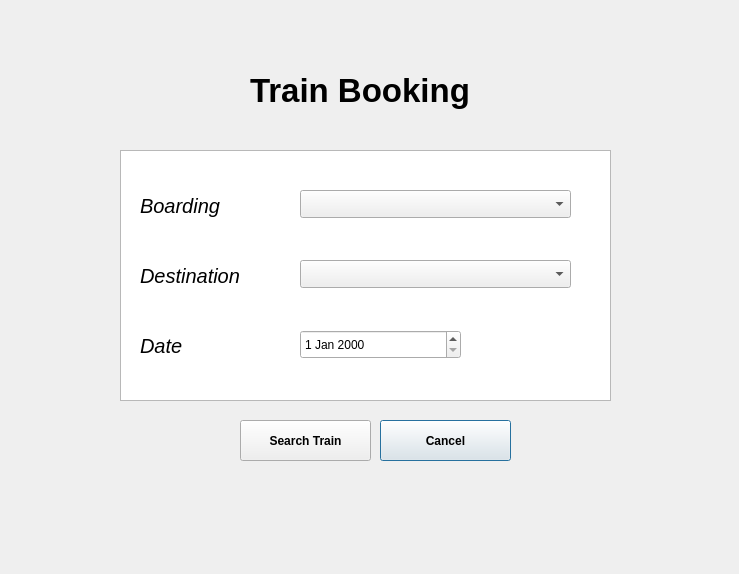
<?xml version="1.0" encoding="UTF-8"?>
<ui version="4.0">
 <class>trainBooking</class>
 <widget class="QDialog" name="trainBooking">
  <property name="geometry">
   <rect>
    <x>0</x>
    <y>0</y>
    <width>739</width>
    <height>574</height>
   </rect>
  </property>
  <property name="windowTitle">
   <string>Dialog</string>
  </property>
  <widget class="QLabel" name="label">
   <property name="geometry">
    <rect>
     <x>250</x>
     <y>60</y>
     <width>291</width>
     <height>61</height>
    </rect>
   </property>
   <property name="font">
    <font>
     <pointsize>25</pointsize>
     <bold>true</bold>
    </font>
   </property>
   <property name="text">
    <string>Train Booking</string>
   </property>
  </widget>
  <widget class="QLabel" name="label_2">
   <property name="geometry">
    <rect>
     <x>140</x>
     <y>190</y>
     <width>111</width>
     <height>31</height>
    </rect>
   </property>
   <property name="font">
    <font>
     <pointsize>15</pointsize>
     <italic>true</italic>
    </font>
   </property>
   <property name="text">
    <string>Boarding</string>
   </property>
  </widget>
  <widget class="QLabel" name="label_3">
   <property name="geometry">
    <rect>
     <x>140</x>
     <y>260</y>
     <width>141</width>
     <height>31</height>
    </rect>
   </property>
   <property name="font">
    <font>
     <pointsize>15</pointsize>
     <italic>true</italic>
    </font>
   </property>
   <property name="text">
    <string>Destination</string>
   </property>
  </widget>
  <widget class="QComboBox" name="comboBox_1">
   <property name="geometry">
    <rect>
     <x>300</x>
     <y>190</y>
     <width>271</width>
     <height>28</height>
    </rect>
   </property>
   <property name="font">
    <font>
     <pointsize>10</pointsize>
     <bold>true</bold>
    </font>
   </property>
   <property name="styleSheet">
    <string notr="true">rgb</string>
   </property>
  </widget>
  <widget class="QComboBox" name="comboBox_2">
   <property name="geometry">
    <rect>
     <x>300</x>
     <y>260</y>
     <width>271</width>
     <height>28</height>
    </rect>
   </property>
   <property name="font">
    <font>
     <pointsize>10</pointsize>
     <bold>true</bold>
    </font>
   </property>
   <property name="styleSheet">
    <string notr="true">rgb</string>
   </property>
  </widget>
  <widget class="QLabel" name="label_4">
   <property name="geometry">
    <rect>
     <x>140</x>
     <y>330</y>
     <width>141</width>
     <height>31</height>
    </rect>
   </property>
   <property name="font">
    <font>
     <pointsize>15</pointsize>
     <italic>true</italic>
    </font>
   </property>
   <property name="text">
    <string>Date</string>
   </property>
  </widget>
  <widget class="QDateEdit" name="dateEdit">
   <property name="geometry">
    <rect>
     <x>300</x>
     <y>330</y>
     <width>161</width>
     <height>29</height>
    </rect>
   </property>
   <property name="styleSheet">
    <string notr="true">rgb</string>
   </property>
  </widget>
  <widget class="QPushButton" name="pushButton">
   <property name="geometry">
    <rect>
     <x>240</x>
     <y>420</y>
     <width>131</width>
     <height>41</height>
    </rect>
   </property>
   <property name="font">
    <font>
     <bold>true</bold>
    </font>
   </property>
   <property name="text">
    <string>Search Train</string>
   </property>
   <property name="default">
    <bool>true</bool>
   </property>
  </widget>
  <widget class="QGraphicsView" name="graphicsView">
   <property name="geometry">
    <rect>
     <x>120</x>
     <y>150</y>
     <width>491</width>
     <height>251</height>
    </rect>
   </property>
  </widget>
  <widget class="QLabel" name="label_demo">
   <property name="geometry">
    <rect>
     <x>310</x>
     <y>510</y>
     <width>221</width>
     <height>21</height>
    </rect>
   </property>
   <property name="text">
    <string/>
   </property>
  </widget>
  <widget class="QPushButton" name="pushButton_2">
   <property name="geometry">
    <rect>
     <x>380</x>
     <y>420</y>
     <width>131</width>
     <height>41</height>
    </rect>
   </property>
   <property name="font">
    <font>
     <bold>true</bold>
    </font>
   </property>
   <property name="text">
    <string>Cancel</string>
   </property>
   <property name="default">
    <bool>true</bool>
   </property>
  </widget>
  <zorder>label</zorder>
  <zorder>pushButton</zorder>
  <zorder>graphicsView</zorder>
  <zorder>label_3</zorder>
  <zorder>label_2</zorder>
  <zorder>label_4</zorder>
  <zorder>dateEdit</zorder>
  <zorder>label_demo</zorder>
  <zorder>pushButton_2</zorder>
  <zorder>comboBox_1</zorder>
  <zorder>comboBox_2</zorder>
 </widget>
 <resources/>
 <connections/>
</ui>
